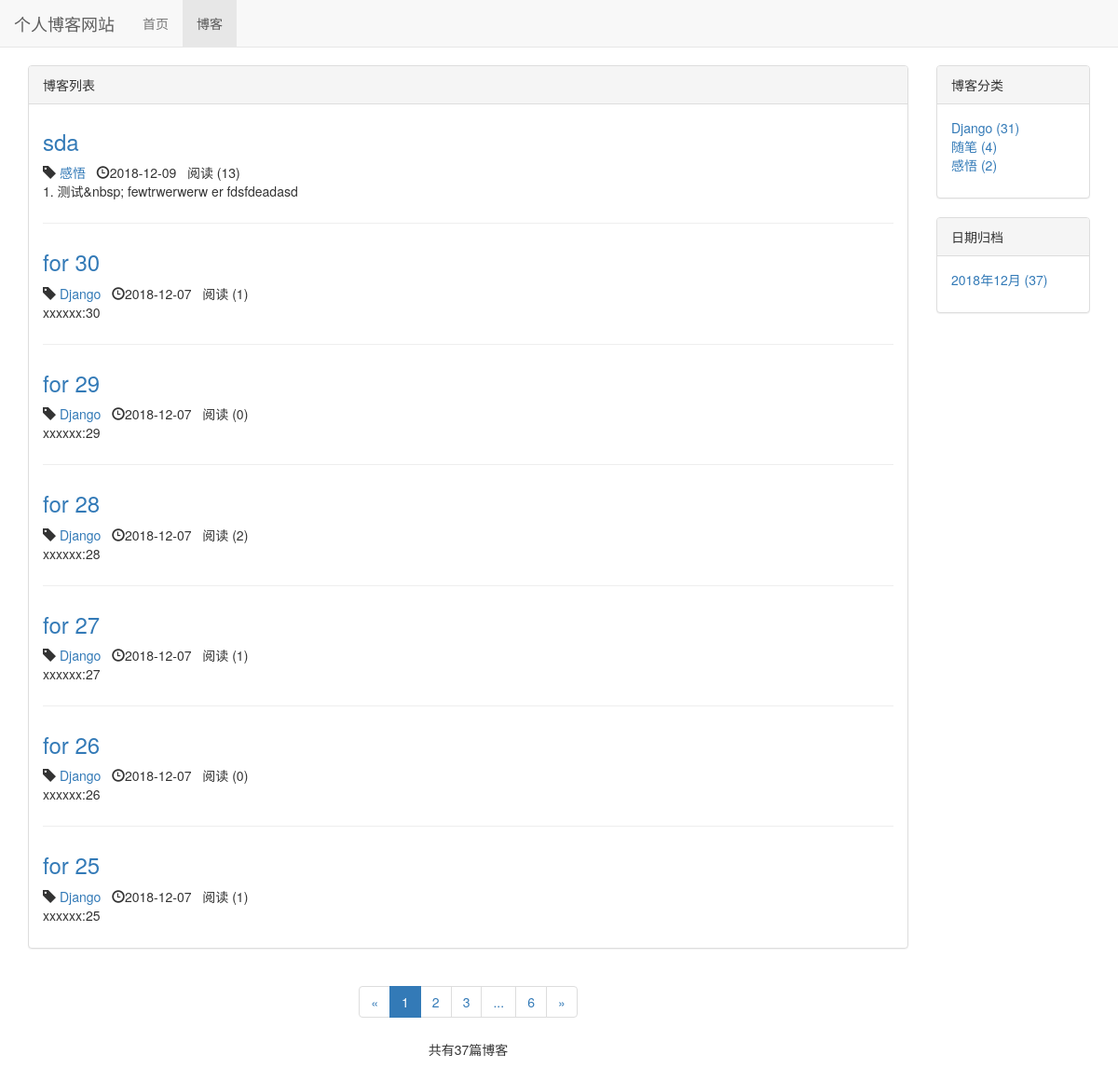
/blog/, run on an earlier commit of the app's database.
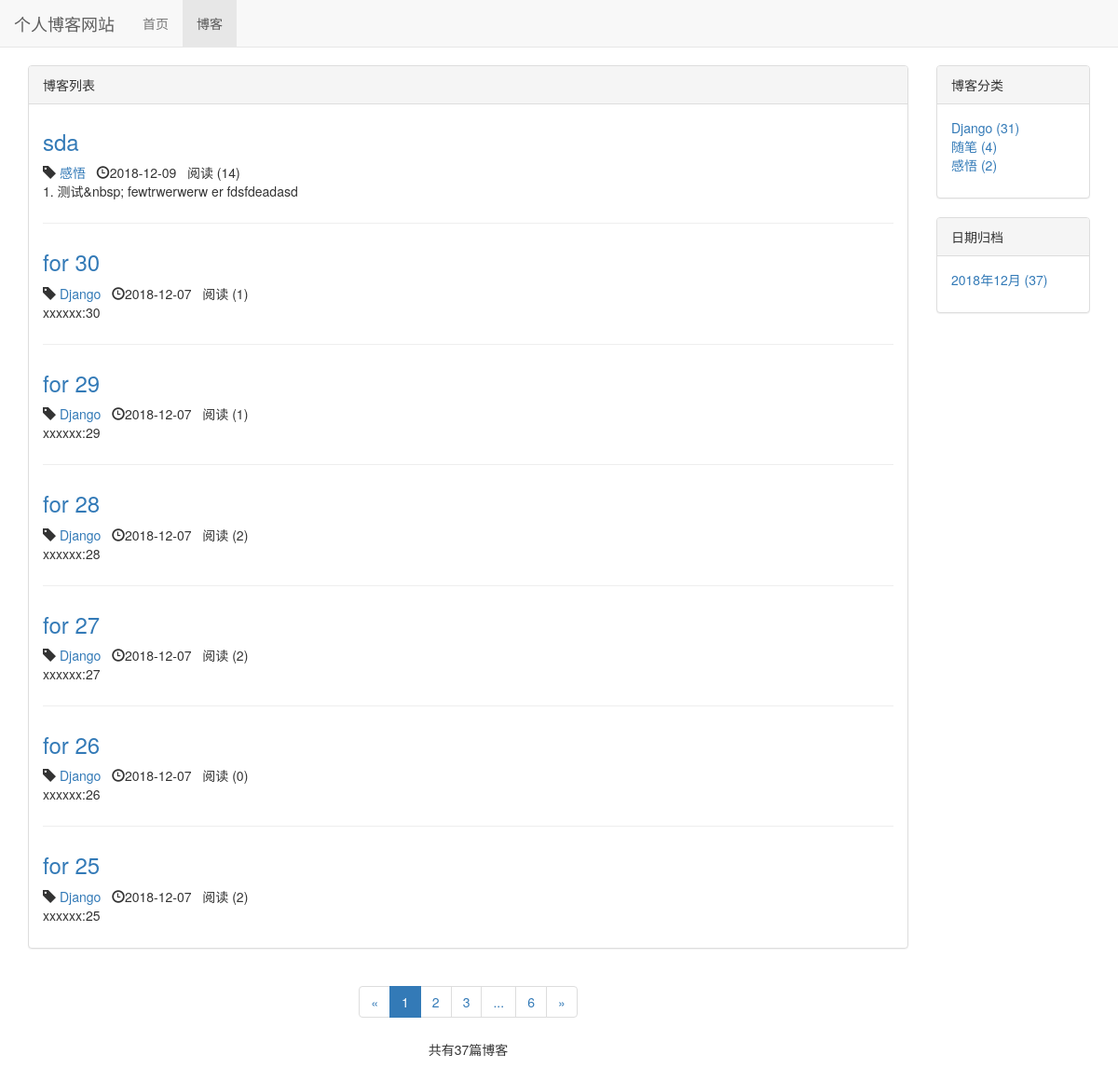
And on a later commit of the database.
### blog/models.py (models this page shows, shortened)
class Blog(models.Model,ReadNumExpandMethod):
    title = models.CharField(max_length=50)
    blog_type = models.ForeignKey(BlogType,on_delete=models.DO_NOTHING) # 删除博客对博客类型无影响  多对一
    content = RichTextUploadingField()
    author = models.ForeignKey(User,on_delete=models.DO_NOTHING)
    read_details = GenericRelation(ReadDetail) # 反向关联到ReadDetail    关联以后直接 blog.read_details.all()就能查看该博客所有readdetail
    created_time = models.DateTimeField(auto_now_add=True)
    last_updated_time = models.DateTimeField(auto_now=True)
    class Meta:
        ordering = ['-created_time']  # 按时间排序  最新的在最前

class BlogType (models.Model):
    type_name = models.CharField(max_length=15)
    def __str__ (self):  #让文章选择分类时能看到分类名
        return self.type_name
    def blog_count(self):
        return self.blog_set.count()  # blog_set 反向获取被关联外键的model（模型名称小写加_set）

### read_statistics/models.py (models this page shows)
class ReadNum(models.Model):
    read_num = models.IntegerField(default=0) # 阅读次数
    content_type = models.ForeignKey(ContentType, on_delete=models.DO_NOTHING) # models.CASCADE 删除阅读次数会删除博客   DO_NOTHING  删除阅读次数对应博客本身无影响
    object_id = models.PositiveIntegerField()
    content_object = GenericForeignKey('content_type', 'object_id')

### blog/views.py (the view)
# urls.py: path('',views.blog_list,name="blog_list"),
def blog_list(request):
    blogs_all_list=Blog.objects.all()
    context = {}
    context = get_blog_list_common_date(request,blogs_all_list)
    return render_to_response('blog/blog_list.html',context)

### read_statistics/models.py (called while the page is built)
    def get_read_num(self):   # 新增得到阅读数的方法
        try:                 # 会先完成try中的代码 如果完成中发生获取不到的错误 执行后一条
            ct = ContentType.objects.get_for_model(self) # 获取关联到Blog的 ContentType 实例
            readnum = ReadNum.objects.get(content_type = ct ,object_id = self.pk)  # 获得所有关联到Blog ， id值= self.pk 这个blog的 ReadNum
            return readnum.read_num    # 查看这一条记录的阅读次数
        except exceptions.ObjectDoesNotExist:  # except Exception as e  不管什么错误都会获取
            return 0                        # exceptions.ObjectDoesNotExist  记录不存在的错误返回 0

### blog/templates/blog/blog_list.html (shortened to what this page needs)
{% extends 'base.html' %}
{% block nav_blog_active %}active{%endblock%}
{% load staticfiles %}
{% block header_extends %}
    <link rel="stylesheet" href= "{% static 'blog/blog.css' %}" >
{% endblock %}
{% block content %}
    <div class="container">
        <div class="row">
            <div class=" col-xs-12 col-sm-8 col-md-9 col-lg-10">
                <div class="panel panel-default">
                    <div class="panel-heading"> {% block blog_list_title %}博客列表  {% endblock %}</div>
                    <div class="panel-body">
                        {% for blog in blogs %}
                            <div class="blog">
                                <h3><a href="{% url 'blog_detail' blog.pk %}">{{ blog.title }}</a></h3>
                                    <p class="blog-info">
                                        <span class="glyphicon glyphicon-tag"></span>
                                         <a href="{% url 'blogs_with_type' blog.blog_type.pk %}"> {{ blog.blog_type }}</a>&nbsp;&nbsp;
                                        <span class="glyphicon glyphicon-time"></span>{{ blog.created_time|date:"Y-m-d"}}&nbsp;&nbsp;
                                        阅读 ({{ blog.get_read_num }})
                                    </p>
                                <p>{{ blog.content|striptags|truncatechars:60}}</p>
                            </div>
                        {% empty %}
                            <div class="blog">
                                <p> <h3>暂无博客，敬请期待</h3></p>
                            </div>
                        {% endfor %}
                    </div>
                </div>
                <div class = "paginator">
                    <ul class="pagination">
                        <li>
                            {% if page_of_blogs.has_previous %}
                                <a href="?page={{ page_of_blogs.previous_page_number }}" aria-label="Previous">
                                    <span aria-hidden="true">&laquo;</span>
                                </a>
                            {% else %}
                                <span aria-hidden="true">&laquo;</span>
                            {% endif %}
                        </li>
                        {% for page_num in page_range %}
                            {% if page_num == page_of_blogs.number %}
                                <li class= "active"><span>{{ page_num }}</span></li>
                            {% elif page_num == '...' %}
                                <li><span>{{ page_num }}</span></li>
                            {% else %}
                                <li><a href="?page={{ page_num }}">{{ page_num }}</a></li>
                            {% endif %}
                        {% endfor %}
                        <li>
                            {% if page_of_blogs.has_next %}
                                <a href="?page={{ page_of_blogs.next_page_number }}" aria-label="Next">
                                    <span aria-hidden="true">&raquo;</span>
                                </a>
                            {% else %}
                                <span aria-hidden="true">&raquo;</span>
                            {% endif %}
                        </li>
                    </ul>
                    <p>
                        共有{{ page_of_blogs.paginator.count }}篇博客
                    </p>
                </div>
            </div>
            <div class=" hidden-xs col-sm-4 col-md-3 col-lg-2">
                <div class="panel panel-default">
                    <div class="panel-heading">博客分类</div>
                    <div class="panel-body">
                        <ul class="blog-types">
                            {% for  blog_type in blog_types %}
                                <li>
                                    <a href="{% url 'blogs_with_type' blog_type.pk %}">
                                        {{ blog_type.type_name }} ({{ blog_type.blog_count }})
                                    </a>
                                </li>
                            {% empty %}
                                <li>暂无分类</li>
                            {% endfor %}
                        </ul>
                    </div>
                </div>
                <div class="panel panel-default">
                    <div class="panel-heading">日期归档</div>
                    <div class="panel-body">
                        <ul>
                            {% for blog_date, blog_count in blog_dates.items %}
                                <li>
                                    <a href="{% url 'blogs_with_date' blog_date.year blog_date.month %}">
                                        {{ blog_date|date:"Y年m月" }} ({{ blog_count }})
                                    </a>
                                </li>
                            {% endfor %}
                        </ul>
                    </div>
                </div>
            </div>
        </div>
    </div>
{% endblock %}

### templates/base.html (shortened to what this page needs)
{% load staticfiles %}
<!DOCTYPE html>
<html lang="zh-CN">
<head>
    <link rel="stylesheet" href="{% static 'base.css' %}">
    <link rel="stylesheet" href="{% static 'bootstrap-3.3.7/css/bootstrap.min.css' %}">
    {% block header_extends %}  {% endblock %}
</head>
<body>
    <div class="navbar navbar-default navbar-fixed-top" role="navigation">
        <div class="container-fluid">
            <div class="navbar-header" >
                <a class="navbar-brand" href="{% url 'home' %}">个人博客网站
                </a>
            </div>
            <div id="navbar-collapse" class="collapse navbar-collapse" >
                <u1 class="nav navbar-nav">
                    <li class="{% block nav_home_active %} {% endblock %}">
                        <a href="{% url 'home' %}">首页</a>
                    </li>
                    <li class="{% block nav_blog_active %} {% endblock %}">
                        <a href="{% url 'blog_list' %}">博客</a>
                    </li>
                </u1>
            </div>
        </div>
    </div>
    {% block content %} {% endblock %}
</body>
</html>

### static/base.css (style rules this page uses)
* { margin: 0; padding: 0; }
body { margin-top: 70px!important; }
ul { list-style-type: none; }

### blog/static/blog/blog.css (style rules this page uses)
ul.blog-types { list-style-type: none; }
div.blog:not(:last-child) { margin-bottom: 2em; padding-bottom: 1em; border-bottom: 1px solid #eee; }
div.blog h3 { margin-top: 0.5em; }
div.blog p.blog-info { margin-bottom: 0; }
div.paginator { text-align: center; }

What changed in the data, as far as the page shows it:
changed through a linked row, Blog "sda": get_read_num "13" → "14"
computed for Blog "for 29": get_read_num "0" → "1"
changed through a linked row, Blog "for 27": get_read_num "1" → "2"
changed through a linked row, Blog "for 25": get_read_num "1" → "2"
